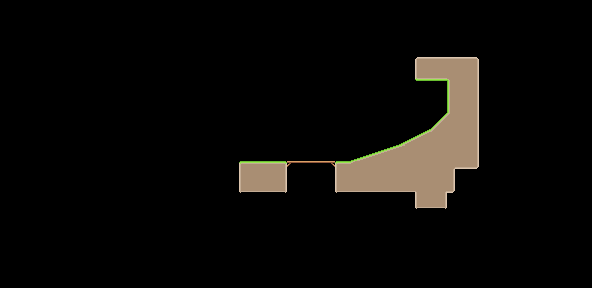

A 2D game scene composited from a Tiled map and its tileset images. What follows is a short description and the map's XML, with every tile layer's data as written:
An orthogonal 37x18 tile map with 16x16 px tiles, 1 tile layer (Tiles1).

<map version="1.2" tiledversion="1.3.2" orientation="orthogonal" renderorder="right-down" compressionlevel="-1" width="37" height="18" tilewidth="16" tileheight="16" infinite="0" nextlayerid="2" nextobjectid="1">
 <tileset firstgid="1" source="../graphics/base-tileset.tsx" />
 <layer id="1" name="Tiles1" width="37" height="18" offsetx="31.5" offsety="-15">
  <data encoding="csv">
0,0,0,0,0,0,0,0,0,0,0,0,0,0,0,0,0,0,0,0,0,0,0,0,0,0,0,0,0,0,0,0,0,0,0,0,0,
0,0,0,0,0,0,0,0,0,0,0,0,0,0,0,0,0,0,0,0,0,0,0,0,0,0,0,0,0,0,0,0,0,0,0,0,0,
0,0,0,0,0,0,0,0,0,0,0,0,0,0,0,0,0,0,0,0,0,0,0,0,0,0,0,0,0,0,0,0,0,0,0,0,0,
0,0,0,0,0,0,0,0,0,0,0,0,0,0,0,0,0,0,0,0,0,0,0,0,0,0,0,0,0,0,0,0,0,0,0,0,0,
0,0,0,0,0,0,0,0,0,0,0,0,0,0,0,0,0,0,0,0,0,0,0,0,27,1610612760,1610612760,2147483675,0,0,0,0,0,0,0,0,0,
0,0,0,0,0,0,0,0,0,0,0,0,0,0,0,0,0,0,0,0,0,0,0,0,3221225475,3221225474,536870913,12,0,0,0,0,0,0,0,0,0,
0,0,0,0,0,0,0,0,0,0,0,0,0,0,0,0,0,0,0,0,0,0,0,0,0,0,1610612738,12,0,0,0,0,0,0,0,0,0,
0,0,0,0,0,0,0,0,0,0,0,0,0,0,0,0,0,0,0,0,0,0,0,0,0,0,1610612738,12,0,0,0,0,0,0,0,0,0,
0,0,0,0,0,0,0,0,0,0,0,0,0,0,0,0,0,0,0,0,0,0,0,0,0,2147483657,2147483666,12,0,0,0,0,0,0,0,0,0,
0,0,0,0,0,0,0,0,0,0,0,0,0,0,0,0,0,0,0,0,0,0,0,2147483662,2147483661,2147483666,11,12,0,0,0,0,0,0,0,0,0,
0,0,0,0,0,0,0,0,0,0,0,0,0,0,0,0,0,0,0,0,2147483665,2147483664,2147483663,2147483674,11,11,11,12,0,0,0,0,0,0,0,0,0,
0,0,0,0,0,0,0,0,0,0,0,0,0,2147483651,2,3,4,5,2147483652,2147483651,2147483671,11,11,11,11,11,2684354585,3221225499,0,0,0,0,0,0,0,0,0,
0,0,0,0,0,0,0,0,0,0,0,0,0,2147483669,20,21,0,0,0,2147483669,20,20,20,20,2147483667,19,3758096411,0,0,0,0,0,0,0,0,0,0,
0,0,0,0,0,0,0,0,0,0,0,0,0,0,0,0,0,0,0,0,0,0,0,0,2147483669,21,0,0,0,0,0,0,0,0,0,0,0,
0,0,0,0,0,0,0,0,0,0,0,0,0,0,0,0,0,0,0,0,0,0,0,0,0,0,0,0,0,0,0,0,0,0,0,0,0,
0,0,0,0,0,0,0,0,0,0,0,0,0,0,0,0,0,0,0,0,0,0,0,0,0,0,0,0,0,0,0,0,0,0,0,0,0,
0,0,0,0,0,0,0,0,0,0,0,0,0,0,0,0,0,0,0,0,0,0,0,0,0,0,0,0,0,0,0,0,0,0,0,0,0,
0,0,0,0,0,0,0,0,0,0,0,0,0,0,0,0,0,0,0,0,0,0,0,0,0,0,0,0,0,0,0,0,0,0,0,0,0
</data>
 </layer>
</map>
